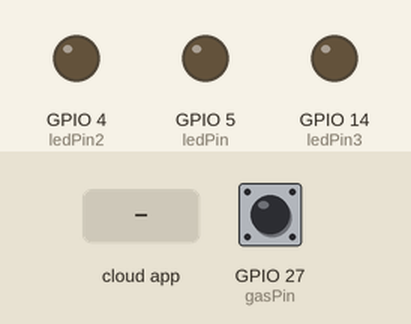
Recording of a sketch running on a simulated ESP8266 (NodeMCU). Shown: output pins drawn as LEDs (lit = HIGH). Inputs (shaded band) come from the test bench; at power-on: GPIO 27 (gasPin) HIGH. WiFi joins after 1.5 s; servers stay silent unless stated; random numbers use the default seed unless the sketch sets one; the Firebase database answers and starts empty; what the sketch prints to the serial monitor is not drawn.

Above: at 2.7 s.
2.8 s: the phone or cloud app sets led1 to 1
At 4.6 s:
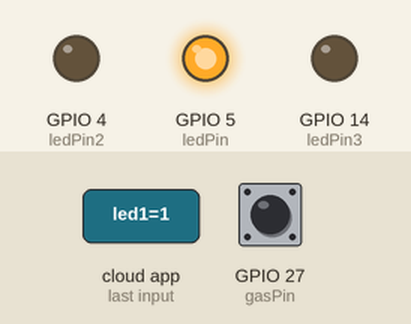
4.9 s: the phone or cloud app sets led2 to 1
At 5.8 s:
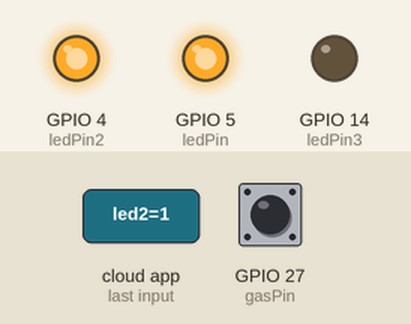
6.9 s: the phone or cloud app sets led3 to 1
At 8.0 s:
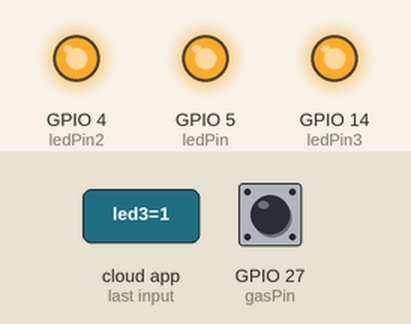
8.8 s: the phone or cloud app sets led1 to 0
At 9.2 s:
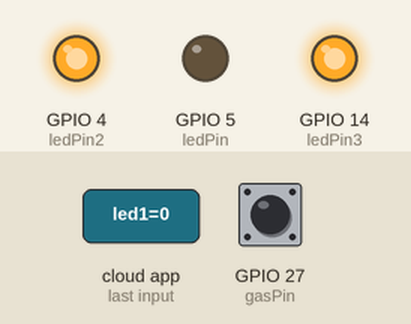
10.3 s: the phone or cloud app sets led2 to 0
At 11.3 s:
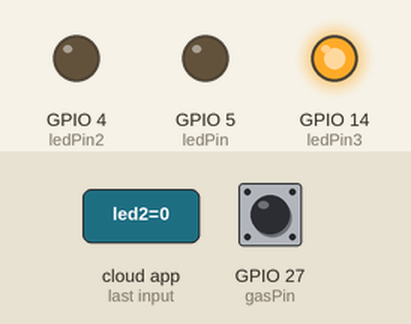
12.3 s: the phone or cloud app sets led1 to 1
At 13.2 s:
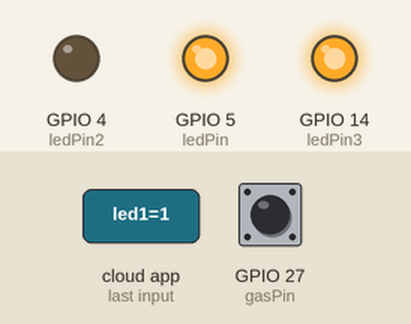
Timing chart, 0 to 14.9 s (numbered marks = the images above; inputs shaded):
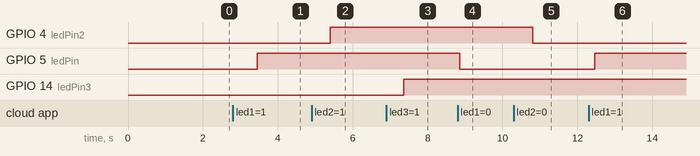

The sketch:

ESP32_ESP8266_Firebase_Project.ino
```cpp
/*For this project I have used and ESP8266, for the code to work with an ESP32 you will have to uncomment the "#include <WiFi.h>
and comment out the #include <ESP8266WiFi.h>*/
#include <ESP8266WiFi.h> //for ESP8266
//#include <WiFi.h>  //uncomment for ESP32
#include <Firebase_ESP_Client.h>

// Provide the token generation process info.
#include <addons/TokenHelper.h>

// Provide the RTDB payload printing info and other helper functions.
#include <addons/RTDBHelper.h>

/* 1. Define the WiFi credentials */
#define WIFI_SSID "Your-SSID"
#define WIFI_PASSWORD "SSID-PASSWORD"

/* 2. Define the API Key */
#define API_KEY "Your-Firebase-API"

/* 3. Define the RTDB URL */
#define DATABASE_URL "Your FBDB URL"

/* 4. Define the user Email and password that are already registered or added in your project */
#define USER_EMAIL "DB USER NAME"
#define USER_PASSWORD "DB-PASSWORD"

// Define Firebase Data object
FirebaseData fbdo;

FirebaseAuth auth;
FirebaseConfig config;

unsigned long sendDataPrevMillis = 0;

const int ledPin = 5;
const int ledPin2 = 4;
const int ledPin3 = 14;
const int gasPin = 27;

void setup()
{
  pinMode(ledPin, OUTPUT);
  digitalWrite(ledPin, LOW);

  pinMode(ledPin2, OUTPUT);
  digitalWrite(ledPin2, LOW);

  pinMode(ledPin3, OUTPUT);
  digitalWrite(ledPin3, LOW);

  pinMode(gasPin, INPUT);

  Serial.begin(115200);
  WiFi.begin(WIFI_SSID, WIFI_PASSWORD);

  Serial.print("Connecting to Wi-Fi");
  while (WiFi.status() != WL_CONNECTED)
  {
    Serial.print(".");
    delay(300);
  }
  Serial.println();
  Serial.print("Connected with IP: ");
  Serial.println(WiFi.localIP());
  Serial.println();

  /* Assign the API key */
  config.api_key = API_KEY;

  /* Assign the user sign-in credentials */
  auth.user.email = USER_EMAIL;
  auth.user.password = USER_PASSWORD;

  /* Assign the RTDB URL */
  config.database_url = DATABASE_URL;

  /* Assign the callback function for the token generation task */
  config.token_status_callback = tokenStatusCallback;

  Firebase.reconnectNetwork(true);
  fbdo.setBSSLBufferSize(4096, 1024);
  fbdo.setResponseSize(2048);
  Firebase.begin(&config, &auth);
  Firebase.setDoubleDigits(5);
  config.timeout.serverResponse = 10 * 1000;
}

void loop()
{
  // Firebase.ready() should be called repeatedly to handle authentication tasks.
  if (Firebase.ready() && (millis() - sendDataPrevMillis > 500 || sendDataPrevMillis == 0))
  {
    sendDataPrevMillis = millis();

    // Retrieve the string value from Firebase for LED1
    String ledState1;
    if (Firebase.RTDB.getString(&fbdo, "/house/led1", &ledState1))
    {
      if (ledState1 == "1")
        digitalWrite(ledPin, HIGH);  // Turn on LED1
      else if (ledState1 == "0")
        digitalWrite(ledPin, LOW);   // Turn off LED1
    }
    else
    {
      Serial.println(fbdo.errorReason().c_str());
    }

    // Retrieve the string value from Firebase for LED2
    String ledState2;
    if (Firebase.RTDB.getString(&fbdo, "/house/led2", &ledState2))
    {
      if (ledState2 == "1")
        digitalWrite(ledPin2, HIGH);  // Turn on LED2
      else if (ledState2 == "0")
        digitalWrite(ledPin2, LOW);   // Turn off LED2
    }
    else
    {
      Serial.println(fbdo.errorReason().c_str());
    }

    // Retrieve the string value from Firebase for LED3
    String ledState3;
    if (Firebase.RTDB.getString(&fbdo, "/house/led3", &ledState3))
    {
      if (ledState3 == "1")
        digitalWrite(ledPin3, HIGH);  // Turn on LED3
      else if (ledState3 == "0")
        digitalWrite(ledPin3, LOW);   // Turn off LED3
    }
    else
    {
      Serial.println(fbdo.errorReason().c_str());
    }

    // Sensor section
    Serial.printf("Gas Leak: %s\n", Firebase.RTDB.setBool(&fbdo, F("/house/gas-leak"), digitalRead(gasPin) == 0) ? "ok" : fbdo.errorReason().c_str());

    // Generate random temperature and humidity values
    float t = random(200, 350) / 10.0; // Random temperature between 20.0°C and 35.0°C
    float h = random(300, 900) / 10.0; // Random humidity between 30.0% and 90.0%

    Serial.printf("Temperature: %s\n", Firebase.RTDB.setFloat(&fbdo, F("/house/temp"), t) ? "ok" : fbdo.errorReason().c_str());
    Serial.printf("Humidity: %s\n", Firebase.RTDB.setFloat(&fbdo, F("/house/humidity"), h) ? "ok" : fbdo.errorReason().c_str());
  }
}
```

Measured:
- after the input at 2.8 s, GPIO 5 (ledPin): LOW → HIGH after 0.65 s
- after the input at 4.9 s, GPIO 4 (ledPin2): LOW → HIGH after 0.51 s
- after the input at 6.9 s, GPIO 14 (ledPin3): LOW → HIGH after 0.46 s
- after the input at 8.8 s, GPIO 5 (ledPin): HIGH → LOW after 0.06 s
- after the input at 10.3 s, GPIO 4 (ledPin2): HIGH → LOW after 0.51 s
- after the input at 12.3 s, GPIO 5 (ledPin): LOW → HIGH after 0.16 s
